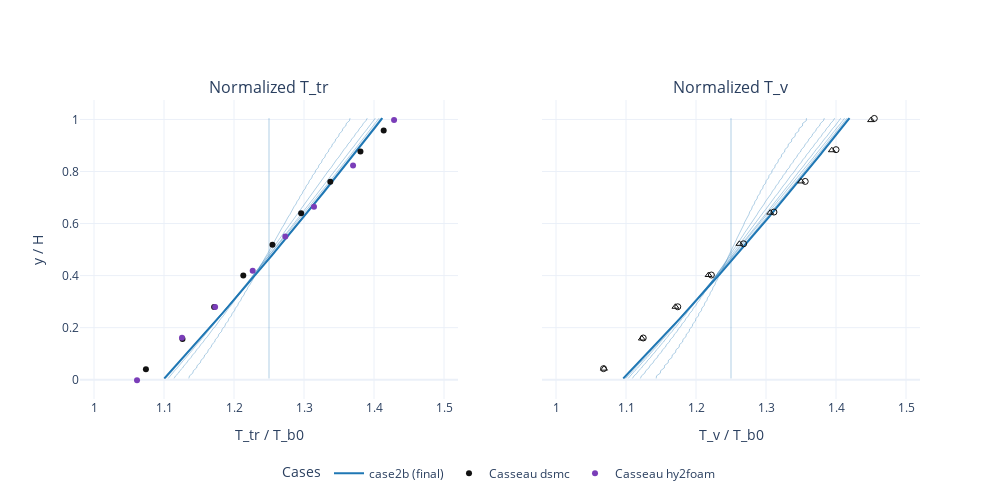

Here is the notebook cell this chart was saved with:
### Code cell
PROFILE_SETTINGS = {
    "x_target": None,
}

PLOT_SETTINGS = {
    "figsize": (10, 4),
    "sharey": True,
}

# cases = [c for c in (case1, case2a, case2b) if c is not None]
cases = [case2b]

N_TIME_SAMPLES = 10

repo_root = ff_helpers.find_repo_root()
REF_TR_TB_PATH = (
    repo_root / "experiments" / "fourier_flows" / "casseau_figure_3_8_case_2b_tr_tb.csv"
)
REF_TV_TB_PATH = (
    repo_root / "experiments" / "fourier_flows" / "casseau_figure_3_8_case_2b_tv_tb.csv"
)


def load_reference_csv(path):
    path = str(path)
    try:
        with open(path, "r") as f:
            header = f.readline().strip()
    except FileNotFoundError:
        return []

    dataset_names = [name for name in header.split(",") if name]
    data = np.genfromtxt(path, delimiter=",", skip_header=2)
    data = np.atleast_2d(data)

    refs = []
    n_pairs = data.shape[1] // 2
    for i in range(n_pairs):
        name = dataset_names[i] if i < len(dataset_names) else f"dataset_{i+1}"
        x = data[:, 2 * i]
        y = data[:, 2 * i + 1]
        mask = np.isfinite(x) & np.isfinite(y)
        if not np.any(mask):
            continue
        refs.append({"name": name, "x": x[mask], "y": y[mask]})
    return refs


def parse_ref_name(name: str):
    lower = name.lower()
    if "dsmc" in lower:
        method = "dsmc"
    elif "hy2foam" in lower:
        method = "hy2foam"
    else:
        method = name

    species = None
    if "_n2" in lower:
        species = "N2"
    elif "_o2" in lower:
        species = "O2"

    return method, species


ref_tr = load_reference_csv(REF_TR_TB_PATH)
ref_tv = load_reference_csv(REF_TV_TB_PATH)

profiles_by_time = {}
for case in cases:
    if case is None:
        continue
    U_hist = case["U_hist"]
    t_hist = np.asarray(case["t_hist"])
    n_steps = len(U_hist)
    if n_steps == 0:
        continue
    sample_count = min(N_TIME_SAMPLES, n_steps)
    indices = np.linspace(0, n_steps - 1, sample_count, dtype=int)
    indices = np.unique(indices)

    samples = []
    for idx in indices:
        y, Tn, Tv = ff_helpers.extract_profile_from_U(
            case, U_hist[idx], x_target=PROFILE_SETTINGS["x_target"]
        )
        samples.append((idx, float(t_hist[idx]), y, Tn, Tv))
    profiles_by_time[case["name"]] = samples

case_color_cycle = ["#1f77b4", "#ff7f0e", "#2ca02c", "#d62728", "#9467bd"]
case_colors = {
    name: case_color_cycle[i % len(case_color_cycle)]
    for i, name in enumerate(profiles_by_time.keys())
}
ref_colors = {
    "dsmc": "#111111",
    "hy2foam": "#7a3db8",
}
ref_symbols = {
    "N2": "circle-open",
    "O2": "triangle-up-open",
    None: "circle",
}

fig = make_subplots(
    rows=1,
    cols=2,
    shared_yaxes=PLOT_SETTINGS["sharey"],
    subplot_titles=("Normalized T_tr", "Normalized T_v"),
)

# T_tr profiles (multiple time steps)
for name, samples in profiles_by_time.items():
    final_idx = samples[-1][0]
    color = case_colors.get(name, "#1f77b4")
    for idx, t, y, Tn, _Tv in samples:
        is_final = idx == final_idx
        fig.add_trace(
            go.Scatter(
                x=Tn,
                y=y,
                mode="lines",
                name=f"{name} t={t:.2e}s" if not is_final else f"{name} (final)",
                legendgroup=name,
                showlegend=bool(is_final),
                opacity=1.0 if is_final else 0.35,
                line=dict(width=2 if is_final else 1, color=color),
                customdata=np.full_like(y, t, dtype=float),
            ),
            row=1,
            col=1,
        )

shown_ref = set()
for ref in ref_tr:
    method, species = parse_ref_name(ref["name"])
    color = ref_colors.get(method, "#444444")
    show = method not in shown_ref
    shown_ref.add(method)
    fig.add_trace(
        go.Scatter(
            x=ref["x"],
            y=ref["y"],
            mode="markers",
            name=f"Casseau {method}",
            legendgroup=f"casseau-{method}",
            showlegend=show,
            marker=dict(size=6, color=color, symbol=ref_symbols.get(species)),
            text=[species or ""] * len(ref["x"]),
        ),
        row=1,
        col=1,
    )

# T_v profiles (multiple time steps)
for name, samples in profiles_by_time.items():
    final_idx = samples[-1][0]
    color = case_colors.get(name, "#1f77b4")
    for idx, t, y, _Tn, Tv in samples:
        is_final = idx == final_idx
        fig.add_trace(
            go.Scatter(
                x=Tv,
                y=y,
                mode="lines",
                name=f"{name} t={t:.2e}s" if not is_final else f"{name} (final)",
                legendgroup=name,
                showlegend=False,
                opacity=1.0 if is_final else 0.35,
                line=dict(width=2 if is_final else 1, color=color),
                customdata=np.full_like(y, t, dtype=float),
            ),
            row=1,
            col=2,
        )

for ref in ref_tv:
    method, species = parse_ref_name(ref["name"])
    color = ref_colors.get(method, "#444444")
    show = method not in shown_ref
    shown_ref.add(method)
    fig.add_trace(
        go.Scatter(
            x=ref["x"],
            y=ref["y"],
            mode="markers",
            name=f"Casseau {method}",
            legendgroup=f"casseau-{method}",
            showlegend=show,
            marker=dict(size=6, color=color, symbol=ref_symbols.get(species)),
            text=[species or ""] * len(ref["x"]),
        ),
        row=1,
        col=2,
    )

fig.update_xaxes(title_text="T_tr / T_b0", row=1, col=1, range=[0.98, 1.52])
fig.update_xaxes(title_text="T_v / T_b0", row=1, col=2, range=[0.98, 1.52])
fig.update_yaxes(title_text="y / H", row=1, col=1)

fig.update_layout(
    width=1000,
    height=500,
    legend_title_text="Cases",
    legend=dict(
        x=0.5,
        y=-0.2,
        xanchor="center",
        yanchor="top",
        orientation="h",
    ),
)

fig.show()
